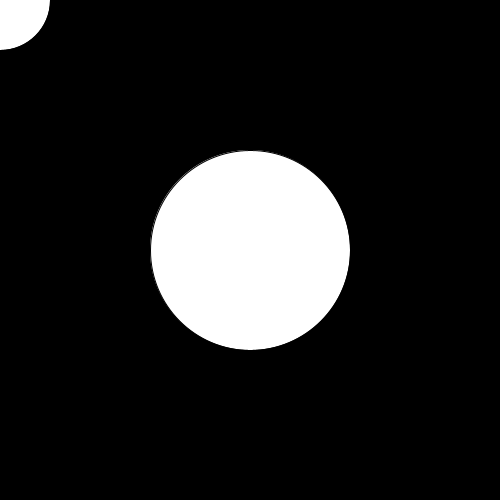
Frame 1 (no input)
Frame 60 (the mouse pressed at the canvas centre just before this capture): identical to frame 1, image omitted
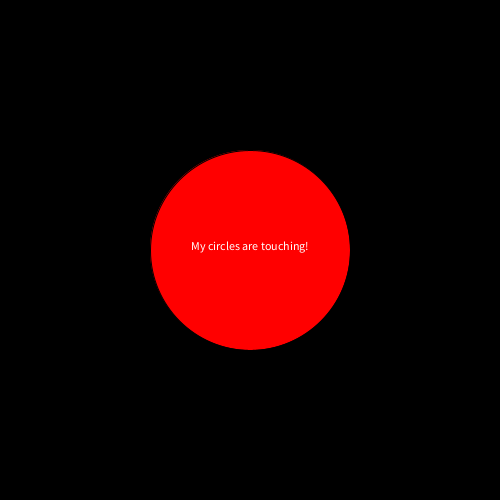
Frame 120 (the mouse held since frame 60 and released just before this capture)

The Processing sketch that drew these frames (run headless with seeded random() and noise(); from frame 60 on, the mouse is pressed at the canvas centre):

// Processing sketch: circleCollisionDetection
// ── circleCollisionDetection.pde
//declare mouse object radius
float r;

//declare collider object variables
float bX, bY, bR;

void setup() {
  size(500, 500);
  textAlign(CENTER);
  //initialize variables
  r = 50;
  bX = width/2;
  bY = height/2;
  bR = 100;
}

void draw() {
  background(0);

  //draw mouse object
  ellipse(mouseX, mouseY, 2*r, 2*r);

  //draw collider object
  ellipse(bX, bY, 2*bR, 2*bR);

  //check if distance between the objects is less than the sum of their radii
  if (dist(mouseX, mouseY, bX, bY) < r + bR) {
    fill(255);
    text("My circles are touching!", width/2, height/2);
    fill(255, 0, 0);
  } else {
    fill(255);
  }
}
